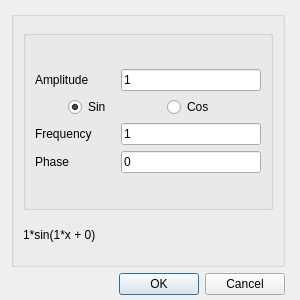
<?xml version="1.0" encoding="UTF-8"?>
<ui version="4.0">
 <class>CreateNewHarmonicView</class>
 <widget class="QDialog" name="CreateNewHarmonicView">
  <property name="geometry">
   <rect>
    <x>0</x>
    <y>0</y>
    <width>300</width>
    <height>300</height>
   </rect>
  </property>
  <property name="maximumSize">
   <size>
    <width>16777215</width>
    <height>300</height>
   </size>
  </property>
  <property name="windowTitle">
   <string>Dialog</string>
  </property>
  <widget class="QWidget" name="">
   <property name="geometry">
    <rect>
     <x>11</x>
     <y>11</y>
     <width>274</width>
     <height>284</height>
    </rect>
   </property>
   <layout class="QVBoxLayout" name="verticalLayout">
    <item>
     <widget class="QGroupBox" name="groupBox">
      <property name="title">
       <string/>
      </property>
      <layout class="QVBoxLayout" name="verticalLayout_2">
       <item>
        <widget class="QGroupBox" name="groupBox_2">
         <property name="maximumSize">
          <size>
           <width>16777215</width>
           <height>180</height>
          </size>
         </property>
         <property name="title">
          <string/>
         </property>
         <layout class="QGridLayout" name="gridLayout">
          <item row="0" column="0">
           <layout class="QVBoxLayout" name="verticalLayout_3">
            <item>
             <layout class="QHBoxLayout" name="horizontalLayout">
              <item>
               <widget class="QLabel" name="amplitudeLabel">
                <property name="minimumSize">
                 <size>
                  <width>80</width>
                  <height>0</height>
                 </size>
                </property>
                <property name="text">
                 <string>Amplitude</string>
                </property>
               </widget>
              </item>
              <item>
               <widget class="QLineEdit" name="amplitudeInput">
                <property name="text">
                 <string>1</string>
                </property>
               </widget>
              </item>
             </layout>
            </item>
            <item>
             <layout class="QHBoxLayout" name="horizontalLayout_4">
              <item>
               <widget class="QRadioButton" name="radioButtonSin">
                <property name="maximumSize">
                 <size>
                  <width>60</width>
                  <height>16777215</height>
                 </size>
                </property>
                <property name="text">
                 <string>Sin</string>
                </property>
                <property name="checked">
                 <bool>true</bool>
                </property>
               </widget>
              </item>
              <item>
               <widget class="QRadioButton" name="radioButtonCos">
                <property name="maximumSize">
                 <size>
                  <width>60</width>
                  <height>16777215</height>
                 </size>
                </property>
                <property name="text">
                 <string>Cos</string>
                </property>
               </widget>
              </item>
             </layout>
            </item>
            <item>
             <layout class="QHBoxLayout" name="horizontalLayout_2">
              <item>
               <widget class="QLabel" name="frequencyLabel">
                <property name="minimumSize">
                 <size>
                  <width>80</width>
                  <height>0</height>
                 </size>
                </property>
                <property name="text">
                 <string>Frequency</string>
                </property>
               </widget>
              </item>
              <item>
               <widget class="QLineEdit" name="frequencyInput">
                <property name="text">
                 <string>1</string>
                </property>
               </widget>
              </item>
             </layout>
            </item>
            <item>
             <layout class="QHBoxLayout" name="horizontalLayout_3">
              <item>
               <widget class="QLabel" name="phaseLabel">
                <property name="minimumSize">
                 <size>
                  <width>80</width>
                  <height>0</height>
                 </size>
                </property>
                <property name="text">
                 <string>Phase</string>
                </property>
               </widget>
              </item>
              <item>
               <widget class="QLineEdit" name="phaseInput">
                <property name="text">
                 <string>0</string>
                </property>
               </widget>
              </item>
             </layout>
            </item>
           </layout>
          </item>
         </layout>
        </widget>
       </item>
       <item>
        <widget class="QLabel" name="showResultLabel">
         <property name="maximumSize">
          <size>
           <width>16777215</width>
           <height>30</height>
          </size>
         </property>
         <property name="text">
          <string>1*sin(1*x + 0)</string>
         </property>
        </widget>
       </item>
      </layout>
     </widget>
    </item>
    <item>
     <layout class="QHBoxLayout" name="horizontalLayout_6">
      <item>
       <widget class="QFrame" name="frame_3"/>
      </item>
      <item>
       <layout class="QHBoxLayout" name="horizontalLayout_5">
        <item>
         <widget class="QPushButton" name="createButton">
          <property name="text">
           <string>OK</string>
          </property>
         </widget>
        </item>
        <item>
         <widget class="QPushButton" name="cancelButton">
          <property name="text">
           <string>Cancel</string>
          </property>
         </widget>
        </item>
       </layout>
      </item>
     </layout>
    </item>
   </layout>
  </widget>
 </widget>
 <resources/>
 <connections/>
</ui>
